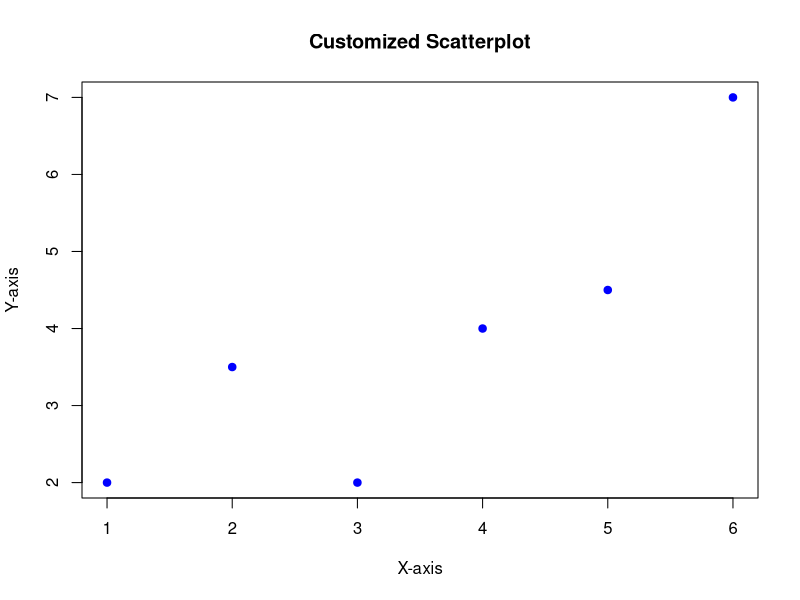
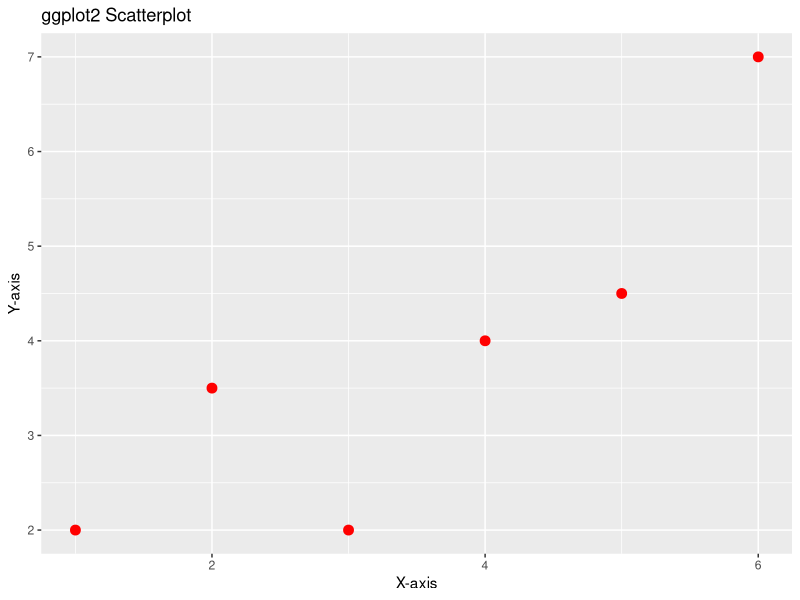

The R source for these figures, in order:
## ---- chunk 1
data_example <- data.frame(
  x = c(1, 2, 3, 4, 5, 6),
  y = c(2, 3.5, 2, 4, 4.5, 7)
)

# Customizing a plot
plot(data_example$x, data_example$y, type = "p", main = "Customized Scatterplot",
     xlab = "X-axis", ylab = "Y-axis", col = "blue", pch = 19)
## ---- chunk 2
# Load the ggplot2 library

# Create a ggplot scatterplot
ggplot2::ggplot(data = data_example, ggplot2::aes(x = x, y = y)) +
  ggplot2::geom_point(size = 3, color = "red") +
  ggplot2::labs(title = "ggplot2 Scatterplot", x = "X-axis", y = "Y-axis")
